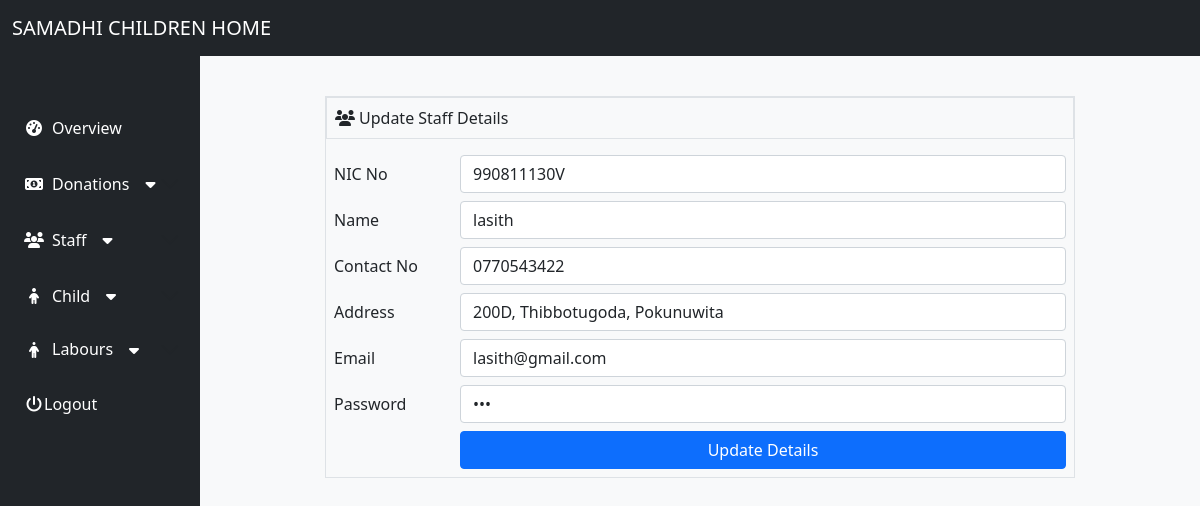
Page /home.php?edit_staff=990811130V (signed in) on the committed database.
### tables this page shows
CREATE TABLE `staff` (
  `nic` varchar(12) NOT NULL,
  `name` varchar(20) NOT NULL,
  `contact_num` char(10) NOT NULL,
  `address` varchar(50) NOT NULL,
  `email` varchar(50) NOT NULL,
  `password` varchar(20) NOT NULL
);

### edit_staff.php (the view, shortened to what this page needs)
<?php
if (isset($_GET['edit_staff'])) {
    $edit_id = $_GET['edit_staff'];
    $query = "SELECT * from staff WHERE nic='$edit_id'";
    $sql = mysqli_query($Con, $query);
    $result = mysqli_fetch_array($sql);
    $nic = $result['nic'];
    $name = $result['name'];
    $contact_num = $result['contact_num'];
    $address = $result['address'];
    $email = $result['email'];
    $password = $result['password'];
}
?>
<div class="col-12 py-5"> </div>
<form id="form" class="col-12 justify-content-center align-items-center d-flex" action="update_staff.php" method="POST">
    <div class="d-flex flex-column col-md-9 border">
        <div class="bg-light py-2 border mb-2"><i id="arrow" class="fa fa-fw fa-users text-dark pe-4 ps-2"></i>Update
            Staff Details </div>
        <div class="p-2">
            <div class="form-group row">
                <label for="inputPassword" class="col-sm-2 col-form-label">NIC No</label>
                <div class="col-sm-10">
                    <input type="text" class="form-control mb-2" value="<?php echo $nic ?>" id="nic" name="nic">
                </div>
            </div>
            <div class="form-group row">
                <label for="inputPassword" class="col-sm-2 col-form-label">Name</label>
                <div class="col-sm-10">
                    <input type="text" class="form-control mb-2" value="<?php echo $name ?>" id="name" name="name">
                </div>
            </div>
            <div class="form-group row">
                <label for="inputPassword" class="col-sm-2 col-form-label">Contact No</label>
                <div class="col-sm-10">
                    <input type="text" class="form-control mb-2" value="<?php echo $contact_num ?>" id="contact_no" name="contact_no">
                </div>
            </div>
            <div class="form-group row">
                <label for="inputPassword" class="col-sm-2 col-form-label">Address</label>
                <div class="col-sm-10">
                    <input type="text" class="form-control mb-2" value="<?php echo $address ?>" id="address" name="address">
                </div>
            </div>
            <div class="form-group row">
                <label for="inputPassword" class="col-sm-2 col-form-label">Email</label>
                <div class="col-sm-10">
                    <input type="text" class="form-control mb-2" value="<?php echo $email ?>" id="username" name="username">
                </div>
            </div>
            <div class="form-group row">
                <label for="inputPassword" class="col-sm-2 col-form-label">Password</label>
                <div class="col-sm-10">
                    <input type="password" class="form-control mb-2" value="<?php echo $password ?>" id="password" name="password">
                </div>
            </div>
            <div class="form-group row">
                <div class="col-sm-2 col-form-label"></div>
                <div class="col-sm-10">
                    <button type="button" id="save" class="btn btn-primary col-12">Update Details</button>
                </div>
            </div>
        </div>
    </div>
</form>

### rows in the picture
staff: nic "990811130V", name "lasith", contact_no "0770543422", address "200D, Thibbotugoda, Pokunuwita", username "lasith@gmail.com"
